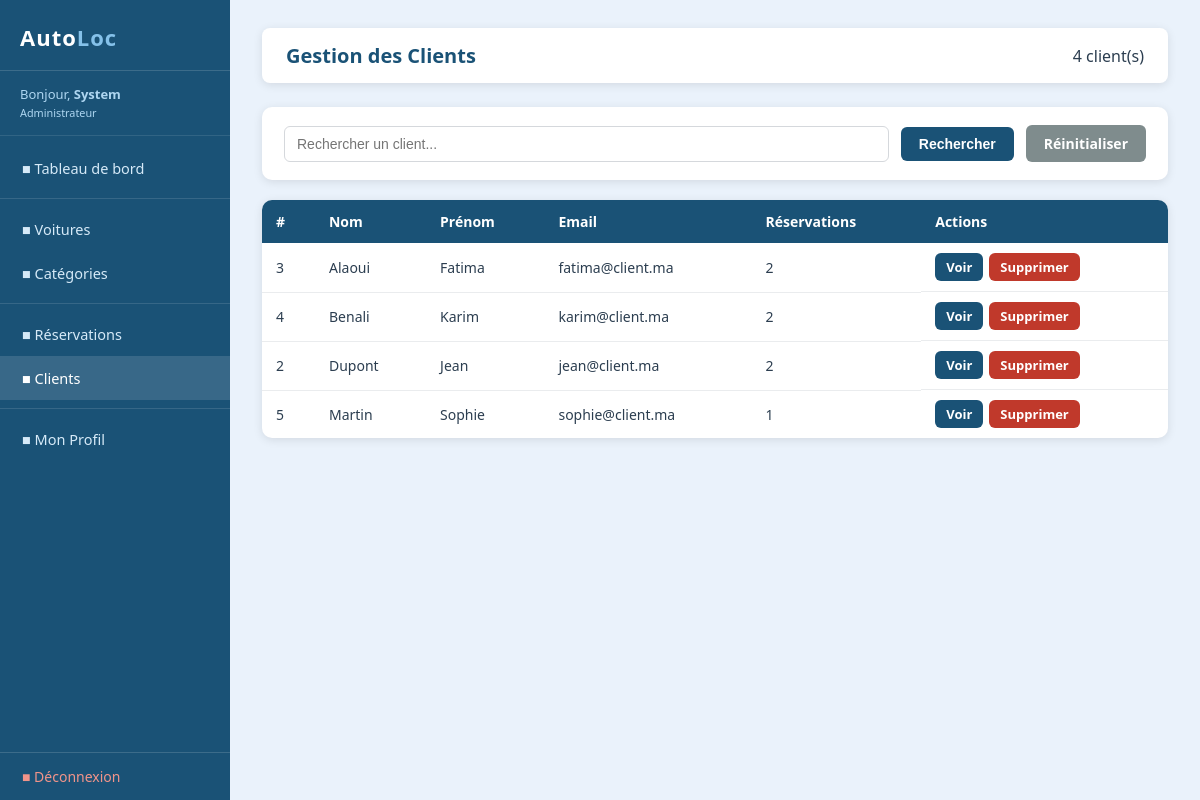
The app's page /allClients.php (signed in) with its own data.
### tables this page shows
CREATE TABLE IF NOT EXISTS users (
    id     INT AUTO_INCREMENT PRIMARY KEY,
    nom    VARCHAR(100) NOT NULL,
    prenom VARCHAR(100) NOT NULL,
    email  VARCHAR(150) NOT NULL UNIQUE,
    pass   VARCHAR(32)  NOT NULL,
    role   ENUM('AD', 'CL') DEFAULT 'CL'
);

### allClients.php (the view, shortened to what this page needs)
<?php
require 'navbar.php';
$search = '';
if (!empty($_GET['s'])) {
    $s = mysqli_real_escape_string($connection, $_GET['s']);
    $search = "where u.role='CL' and (u.nom like '%$s%' or u.prenom like '%$s%' or u.email like '%$s%')";
} else {
    $search = "where u.role='CL'";
}
$result = mysqli_query($connection,
    "select u.id, u.nom, u.prenom, u.email,
            count(r.id) as nb_reservations
     from users u
     left join reservations r on u.email = r.email_client
     $search
     group by u.id
     order by u.nom, u.prenom");
?>
<div class="top-bar">
    <h1>Gestion des Clients</h1>
    <span><?php echo mysqli_num_rows($result); ?> client(s)</span>
</div>
<form method="get" class="search-bar">
    <input type="text" name="s" placeholder="Rechercher un client..." value="<?php echo htmlspecialchars($_GET['s'] ?? ''); ?>">
    <button type="submit" class="btn btn-primary">Rechercher</button>
    <a href="allClients.php" class="btn btn-secondary">Réinitialiser</a>
</form>
<?php if (mysqli_num_rows($result) == 0): ?>
<div class="empty-state"><p>Aucun client trouvé.</p></div>
<?php else: ?>
<table>
    <tr>
        <th>#</th>
        <th>Nom</th>
        <th>Prénom</th>
        <th>Email</th>
        <th>Réservations</th>
        <th>Actions</th>
    </tr>
    <?php while ($client = mysqli_fetch_array($result)): ?>
    <tr>
        <td><?php echo $client['id']; ?></td>
        <td><?php echo htmlspecialchars($client['nom']); ?></td>
        <td><?php echo htmlspecialchars($client['prenom']); ?></td>
        <td><?php echo htmlspecialchars($client['email']); ?></td>
        <td><?php echo $client['nb_reservations']; ?></td>
        <td class="table-actions">
            <a href="showClient.php?id=<?php echo $client['id']; ?>" class="btn btn-primary btn-sm">Voir</a>
            <a href="deleteClient.php?id=<?php echo $client['id']; ?>"
               class="btn btn-danger btn-sm"
               onclick="return confirm('Supprimer ce client ?')">Supprimer</a>
        </td>
    </tr>
    <?php endwhile; ?>
</table>
<?php endif; ?>
</div></body></html>

### style.css (style rules this page uses)
:root { --primary: #1a5276; --primary-d: #154360; --primary-l: #2980b9; --success: #1e8449; --danger: #c0392b; --warning: #d68910; --info: #148f77; --bg: #eaf2fb; --white: #ffffff; --gray-l: #f4f6f7; --gray: #aab7b8; --text: #2c3e50; --shadow: 0 2px 10px rgba(0,0,0,0.10); }
* { box-sizing: border-box; margin: 0; padding: 0; }
body { font-family: 'Segoe UI', Arial, sans-serif; background-color: var(--bg); color: var(--text); min-height: 100vh; }
a { color: var(--primary-l); text-decoration: none; }
.top-bar { background: var(--white); padding: 14px 24px; border-radius: 8px; box-shadow: var(--shadow); display: flex; justify-content: space-between; align-items: center; margin-bottom: 24px; }
.top-bar h1 { font-size: 20px; color: var(--primary); }
input[type="text"], input[type="number"], input[type="email"], input[type="password"], input[type="date"], textarea, select { width: 100%; padding: 10px 13px; border: 1px solid #d5d8dc; border-radius: 6px; font-size: 14px; color: var(--text); transition: border 0.2s; }
.btn { display: inline-flex; align-items: center; gap: 6px; padding: 9px 18px; border: none; border-radius: 6px; cursor: pointer; font-size: 14px; font-weight: 600; text-decoration: none; transition: opacity 0.2s, transform 0.1s; }
.btn-primary { background-color: var(--primary); color: white; }
.btn-danger { background-color: var(--danger); color: white; }
.btn-secondary { background-color: #7f8c8d; color: white; }
.btn-sm { padding: 5px 11px; font-size: 13px; }
table { width: 100%; border-collapse: collapse; background-color: white; border-radius: 10px; box-shadow: var(--shadow); overflow: hidden; }
th { background-color: var(--primary); color: white; padding: 12px 14px; font-size: 14px; text-align: left; }
td { padding: 10px 14px; border-bottom: 1px solid #eaecee; font-size: 14px; vertical-align: middle; }
tr:last-child td { border-bottom: none; }
.table-actions { display: flex; gap: 6px; flex-wrap: wrap; }
.search-bar { background: white; padding: 18px 22px; border-radius: 10px; box-shadow: var(--shadow); margin-bottom: 20px; display: flex; gap: 12px; flex-wrap: wrap; align-items: center; }
.search-bar input, .search-bar select { flex: 1; min-width: 160px; padding: 9px 12px; }

### records on screen
users: id "3", nom "Alaoui", prenom "Fatima", email "fatima@client.ma", nb_reservations "2"
users: id "4", nom "Benali", prenom "Karim", email "karim@client.ma", nb_reservations "2"
users: id "2", nom "Dupont", prenom "Jean", email "jean@client.ma", nb_reservations "2"
users: id "5", nom "Martin", prenom "Sophie", email "sophie@client.ma", nb_reservations "1"

### other values on screen
$_SESSION['prenom'] "System"
$label "■ Tableau de bord ■ Voitures ■ Catégories ■ Réservations ■ Clients ■ Mon Profil"
mysqli_num_rows($result) "4"
